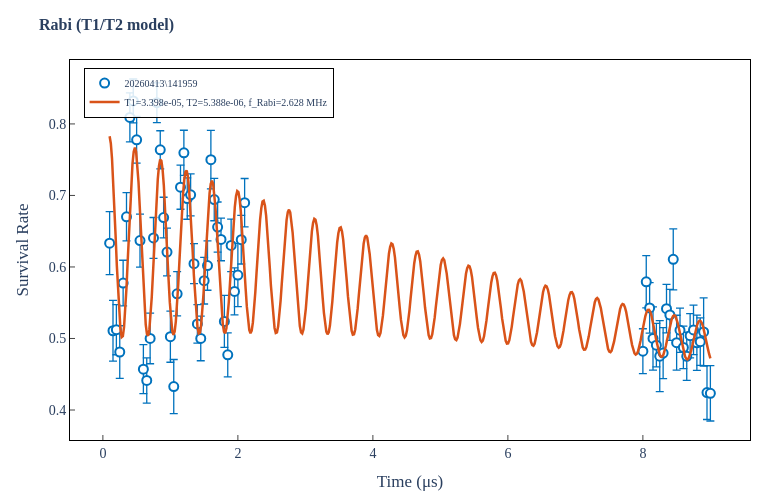

The notebook cell saved with this chart:
### Code cell
# Damped Rabi with separate T1 (population relaxation) and T2 (dephasing)
#   y(t) = y_inf + B*exp(-t/T1) + A*sin(2*pi*t/T + phi)*exp(-t/T2)
#
# At t->inf:  y -> y_inf  (steady-state survival, typically ~0.5)
# At t=0:     y = y_inf + B + A*sin(phi)
# T1 controls how fast the mean drifts to y_inf
# T2 controls how fast oscillations damp out (T2 <= 2*T1 physically)

from scipy.optimize import curve_fit

def rabi_T1T2_model(x, y_inf, B, T1, A, T, T2, phi):
    return y_inf + B * np.exp(-x / T1) + A * np.sin(2*np.pi*x / T + phi) * np.exp(-x / T2)

x = scan_params.copy()
y = p11_mean.copy()
yerr = p11_sem.copy()

# Drop NaN/Inf points (no data for those scan params)
valid = np.isfinite(x) & np.isfinite(y)
x, y, yerr = x[valid], y[valid], yerr[valid]

# --- Initial guesses ---
# User knows Rabi freq ~ 5 MHz => T ~ 200 ns
f_rabi_guess = 5e6                                   # Hz — adjust if needed
T_g     = 1.0 / f_rabi_guess                        # ~2e-7 s
y_inf_g = 0.5                                        # two-level system steady state
B_g     = 0.5                                        # starts at ~1, decays to ~0.5
A_g     = 0.4                                        # large initial oscillation amplitude
T1_g    = (x.max() - x.min())                       # slow relaxation
T2_g    = (x.max() - x.min()) / 2                   # faster dephasing
phi_g   = 0.0

p0 = [y_inf_g, B_g, T1_g, A_g, T_g, T2_g, phi_g]

# Bounds: constrain T near the expected Rabi period
lb = [0,   -1, 1e-15, 0.05, T_g/5,  1e-15, -2*np.pi]
ub = [1.5,  1, np.inf, 1,   T_g*5,  np.inf, 2*np.pi]

# Use sigma only if all values are finite and positive
use_sigma = np.all(np.isfinite(yerr) & (yerr > 0))

try:
    popt, pcov = curve_fit(rabi_T1T2_model, x, y, p0=p0, bounds=(lb, ub),
                           sigma=yerr if use_sigma else None,
                           maxfev=20000)
    perr = np.sqrt(np.diag(pcov))
    x_fit = np.linspace(x.min(), x.max(), 500)
    y_fit = rabi_T1T2_model(x_fit, *popt)

    names = ['y_inf', 'B', 'T1', 'A', 'T', 'T2', 'phi']
    for n, v, e in zip(names, popt, perr):
        print(f'  {n:>5s} = {v:.4g}  +/- {e:.4g}')
    print(f'  Rabi freq = {1/popt[4]:.4g} Hz = {1/popt[4]/1e6:.4g} MHz')

    fit_label = f'T1={popt[2]:.4g}, T2={popt[5]:.4g}, f_Rabi={1/popt[4]/1e6:.3f} MHz'
    fig = plotting.plot_rabi_interactive(x, y, yerr, x_fit, y_fit, fit_label,
                                          xlabel='Time (s)', title='Rabi (T1/T2 model)',
                                          data_path=matPath)
    fig.show()
except Exception as e:
    print(f'Rabi T1/T2 fit failed: {e}')
    print(f'Initial guesses: {dict(zip(["y_inf","B","T1","A","T","T2","phi"], p0))}')

### Figure 1 — Plotly figure (JSON) as saved in the notebook; plotly's stock layout.template omitted (floating-point values rounded to 4 significant figures; data arrays with more than 128 entries replaced by an {"elided": "..."} marker saying what was removed)
{"data": [{"error_y": {"array": [0.04399, 0.0424, 0.03508, 0.03673, 0.03195, 0.03376, 0.03433, 0.03061, 0.03266, 0.0371, 0.03438, 0.03159, 0.03536, 0.02862, 0.02787, 0.02665, 0.02837, 0.0334, 0.03581, 0.03789, 0.031, 0.03089, 0.03159, 0.02893, 0.02931, 0.02795, 0.02694, 0.03113, 0.03261, 0.03453, 0.04092, 0.02962, 0.03512, 0.0298, 0.03633, 0.03086, 0.03671, 0.03283, 0.04419, 0.03406, 0.03383, 0.03141, 0.03649, 0.03531, 0.04419, 0.03048, 0.04969, 0.03568, 0.0339, 0.03555, 0.0426, 0.03835, 0.031, 0.02982, 0.03359, 0.03101, 0.03458, 0.03857, 0.03326, 0.04767, 0.03769, 0.0387], "color": "#0072BD", "thickness": 1.3, "type": "data", "visible": true}, "hovertemplate": "x = %{x:.5g}<br>y = %{y:.4f}<extra></extra>", "marker": {"color": "white", "line": {"color": "#0072BD", "width": 2}, "size": 9}, "mode": "markers", "name": "20260413\\141959", "type": "scatter", "x": [0.1, 0.15, 0.2, 0.25, 0.3, 0.35, 0.4, 0.45, 0.5, 0.55, 0.6, 0.65, 0.7, 0.75, 0.8, 0.85, 0.9, 0.95, 1.0, 1.05, 1.1, 1.15, 1.2, 1.25, 1.3, 1.35, 1.4, 1.45, 1.5, 1.55, 1.6, 1.65, 1.7, 1.75, 1.8, 1.85, 1.9, 1.95, 2.0, 2.05, 2.1, 8.0, 8.05, 8.1, 8.15, 8.2, 8.25, 8.3, 8.35, 8.4, 8.45, 8.5, 8.55, 8.6, 8.65, 8.7, 8.75, 8.8, 8.85, 8.9, 8.95, 9.0], "y": [0.6333, 0.5108, 0.5123, 0.4811, 0.5774, 0.6701, 0.8092, 0.8322, 0.7778, 0.6369, 0.4571, 0.4413, 0.5, 0.6406, 0.8297, 0.7638, 0.6691, 0.6209, 0.5026, 0.4327, 0.5625, 0.7116, 0.7596, 0.6957, 0.7008, 0.6046, 0.5203, 0.5, 0.5808, 0.602, 0.75, 0.6942, 0.6557, 0.6385, 0.5238, 0.4771, 0.6301, 0.5658, 0.5887, 0.6382, 0.6898, 0.4822, 0.5792, 0.5427, 0.5, 0.4907, 0.4752, 0.4796, 0.5417, 0.533, 0.6107, 0.4941, 0.5115, 0.4875, 0.4751, 0.5038, 0.512, 0.494, 0.4956, 0.5091, 0.4244, 0.4233]}, {"hovertemplate": "x = %{x:.5g}<br>y_fit = %{y:.4f}<extra></extra>", "line": {"color": "#D95319", "width": 2.5}, "mode": "lines", "name": "T1=3.398e-05, T2=5.388e-06, f_Rabi=2.628 MHz", "type": "scatter", "x": {"elided": "500 float values"}, "y": {"elided": "500 float values"}}], "layout": {"font": {"family": "STIX Two Text, STIXGeneral, Times New Roman, Georgia, serif", "size": 14}, "height": 500, "hovermode": "closest", "legend": {"bgcolor": "rgba(255,255,255,0.85)", "bordercolor": "black", "borderwidth": 1, "font": {"size": 10}, "x": 0.02, "xanchor": "left", "y": 0.98, "yanchor": "top"}, "margin": {"b": 60, "l": 70, "r": 30, "t": 60}, "paper_bgcolor": "white", "plot_bgcolor": "white", "title": {"font": {"size": 16}, "text": "<b>Rabi (T1/T2 model)</b>"}, "width": 780, "xaxis": {"linecolor": "black", "linewidth": 1, "mirror": true, "showgrid": false, "showline": true, "ticks": "inside", "title": {"text": "Time (μs)"}}, "yaxis": {"linecolor": "black", "linewidth": 1, "mirror": true, "showgrid": false, "showline": true, "ticks": "inside", "title": {"text": "Survival Rate"}}}}
